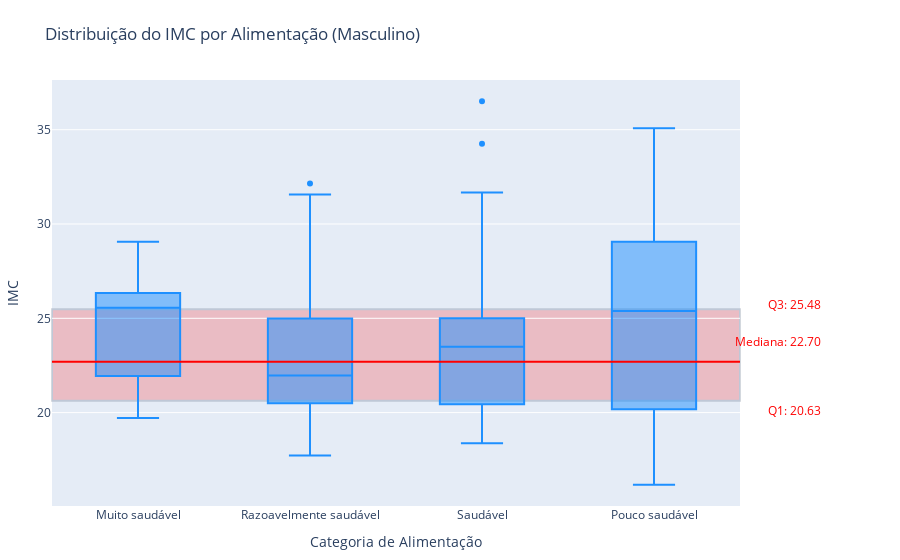
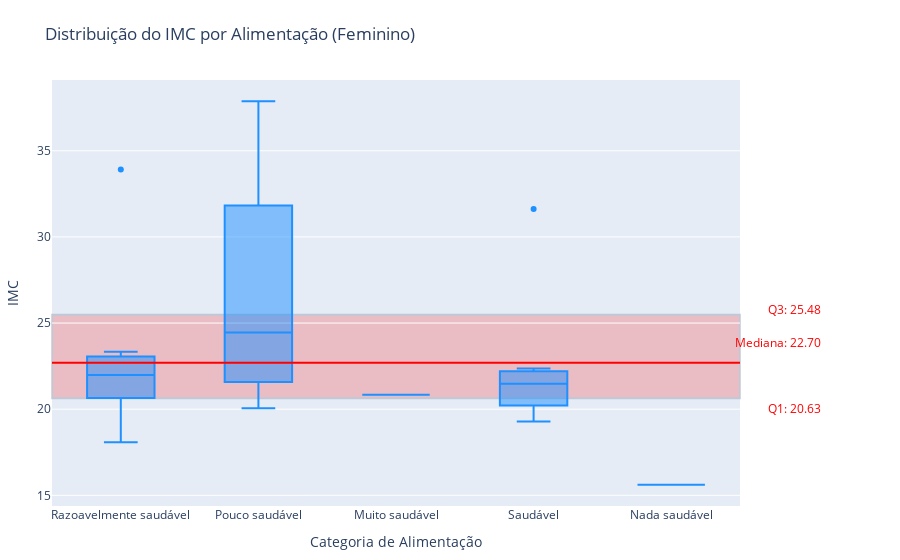

These figures' notebook cell, in order:
### Markdown cell above
## Boxplot:
##Utilizamos o Plotly Express (px.box) para criar um boxplot em que o eixo x representa as categorias de “Alimentação” e o y mostra os valores de IMC. Assim, é possível comparar visualmente a dispersão do IMC em cada grupo.

## Índice de Saudabilidade:
##Como a variável “Alimentação” é qualitativa, criamos um mapeamento para convertê-la em uma variável numérica. Quanto melhor a alimentação, maior o índice atribuído (por exemplo, “Muito saudável” → 4).

## Gráfico de Dispersão:
##Com o px.scatter relacionamos a variável contínua “Indice_saudabilidade” com o IMC. Assim, é possível verificar se existe alguma tendência, por exemplo, se um índice mais alto (alimentação melhor) está associado a um IMC menor ou maior.

### Code cell
# --- 0. Preparação dos dados ---
dados_binned = dados.copy()
dados_binned['IMC'] = dados_binned['Peso'] / ((dados_binned['Altura'] / 100) ** 2)

# Quartis globais de IMC
q1     = dados_binned['IMC'].quantile(0.25)
median = dados_binned['IMC'].quantile(0.5)
q3     = dados_binned['IMC'].quantile(0.75)

# --- 1. Loop por Sexo ---
for sexo_cat in ['Masculino', 'Feminino']:
    df_sex = dados_binned[dados_binned['Sexo'] == sexo_cat]

    # 2. Boxplot
    fig = px.box(
        df_sex,
        x="Alimentação",
        y="IMC",
        title=f"Distribuição do IMC por Alimentação ({sexo_cat})",
        labels={"Alimentação": "Categoria de Alimentação", "IMC": "IMC"},
        color_discrete_sequence=["dodgerblue"]
    )

    # 3. Retângulo Q1–Q3 e linha da mediana
    fig.add_shape(
        type="rect",
        xref="paper", yref="y",
        x0=0,   x1=1,
        y0=q1,  y1=q3,
        fillcolor="red",
        opacity=0.2,
        layer="below"
    )
    fig.add_shape(
        type="line",
        xref="paper", yref="y",
        x0=0,   x1=1,
        y0=median, y1=median,
        line=dict(color="red", width=2)
    )

    # 4. Anotações dos quartis — mais afastadas para legibilidade
    right_x = 1.12  # deslocamento maior
    fig.add_annotation(
        x=right_x, y=q1,
        xref="paper", yref="y",
        text=f"Q1: {q1:.2f}",
        showarrow=False,
        font=dict(color="red", size=12),
        yshift=-10
    )
    fig.add_annotation(
        x=right_x, y=median,
        xref="paper", yref="y",
        text=f"Mediana: {median:.2f}",
        showarrow=False,
        font=dict(color="red", size=12),
        yshift=20
    )
    fig.add_annotation(
        x=right_x, y=q3,
        xref="paper", yref="y",
        text=f"Q3: {q3:.2f}",
        showarrow=False,
        font=dict(color="red", size=12),
        yshift=5
    )

    # 5. Layout: margem maior para anotações + fixa ticks no eixo y
    fig.update_layout(
        margin=dict(l=40, r=160, t=80, b=40),
        xaxis_title="Categoria de Alimentação",
        yaxis_title="IMC",
        yaxis=dict(fixedrange=True)  # impede zoom que altere eixo
    )

    fig.show()

### Figure 1 — Plotly figure (JSON) as saved in the notebook; plotly's stock layout.template omitted (floating-point values rounded to 4 significant figures)
{"data": [{"alignmentgroup": "True", "hovertemplate": "Categoria de Alimentação=%{x}<br>IMC=%{y}<extra></extra>", "legendgroup": "", "marker": {"color": "dodgerblue"}, "name": "", "notched": false, "offsetgroup": "", "orientation": "v", "showlegend": false, "type": "box", "x": ["Muito saudável", "Razoavelmente saudável", "Razoavelmente saudável", "Saudável", "Pouco saudável", "Saudável", "Pouco saudável", "Muito saudável", "Razoavelmente saudável", "Saudável", "Muito saudável", "Saudável", "Razoavelmente saudável", "Saudável", "Saudável", "Razoavelmente saudável", "Pouco saudável", "Saudável", "Saudável", "Razoavelmente saudável", "Saudável", "Muito saudável", "Saudável", "Saudável", "Razoavelmente saudável", "Saudável", "Razoavelmente saudável", "Pouco saudável", "Razoavelmente saudável", "Pouco saudável", "Saudável", "Pouco saudável", "Razoavelmente saudável", "Muito saudável", "Razoavelmente saudável", "Razoavelmente saudável", "Muito saudável", "Saudável", "Razoavelmente saudável", "Razoavelmente saudável", "Razoavelmente saudável", "Saudável", "Saudável", "Pouco saudável", "Razoavelmente saudável", "Saudável", "Saudável", "Razoavelmente saudável", "Razoavelmente saudável", "Saudável", "Saudável", "Saudável", "Razoavelmente saudável", "Muito saudável", "Saudável", "Saudável", "Razoavelmente saudável", "Razoavelmente saudável", "Saudável", "Razoavelmente saudável", "Razoavelmente saudável", "Saudável", "Razoavelmente saudável", "Razoavelmente saudável", "Razoavelmente saudável", "Saudável", "Razoavelmente saudável", "Razoavelmente saudável", "Pouco saudável", "Saudável", "Saudável", "Saudável", "Saudável", "Saudável", "Saudável", "Razoavelmente saudável", "Pouco saudável", "Razoavelmente saudável", "Razoavelmente saudável", "Saudável", "Saudável", "Saudável", "Razoavelmente saudável", "Saudável", "Saudável", "Saudável", "Pouco saudável", "Razoavelmente saudável", "Razoavelmente saudável", "Razoavelmente saudável", "Saudável", "Saudável", "Pouco saudável"], "x0": " ", "xaxis": "x", "y": [29.06, 21.3, 31.56, 20.23, 29.63, 22.72, 27.34, 21.91, 26.42, 23.82, 26.57, 24.96, 20.76, 24.22, 24.91, 32.15, 29.94, 23.53, 28.73, 21.05, 23.1, 25.56, 31.07, 24.9, 30.49, 24.82, 22.1, 19.54, 20.45, 22.09, 27.68, 25.39, 24.72, 25.66, 20.23, 18.59, 19.71, 31.44, 21.43, 25.39, 25.25, 21.09, 18.56, 23.15, 18.38, 19.82, 20.15, 17.96, 21.05, 24.22, 34.26, 25.54, 22.68, 22.04, 20.86, 18.83, 21.97, 24.54, 20.66, 21.05, 30.69, 25.03, 17.72, 25.01, 21.8, 24.68, 24.39, 22.86, 17.1, 18.59, 31.67, 20.69, 18.38, 23.46, 20.16, 24.9, 35.08, 19.03, 20.62, 19.38, 21.3, 21.45, 25.69, 21.55, 20.06, 24.39, 16.18, 18.91, 22.95, 17.84, 25.34, 36.51, 25.51], "y0": " ", "yaxis": "y"}], "layout": {"annotations": [{"font": {"color": "red", "size": 12}, "showarrow": false, "text": "Q1: 20.63", "x": 1.12, "xref": "paper", "y": 20.63, "yref": "y", "yshift": -10}, {"font": {"color": "red", "size": 12}, "showarrow": false, "text": "Mediana: 22.70", "x": 1.12, "xref": "paper", "y": 22.7, "yref": "y", "yshift": 20}, {"font": {"color": "red", "size": 12}, "showarrow": false, "text": "Q3: 25.48", "x": 1.12, "xref": "paper", "y": 25.48, "yref": "y", "yshift": 5}], "autosize": true, "boxmode": "group", "legend": {"tracegroupgap": 0}, "margin": {"b": 40, "l": 40, "r": 160, "t": 80}, "shapes": [{"fillcolor": "red", "layer": "below", "opacity": 0.2, "type": "rect", "x0": 0, "x1": 1, "xref": "paper", "y0": 20.63, "y1": 25.48, "yref": "y"}, {"line": {"color": "red", "width": 2}, "type": "line", "x0": 0, "x1": 1, "xref": "paper", "y0": 22.7, "y1": 22.7, "yref": "y"}], "title": {"text": "Distribuição do IMC por Alimentação (Masculino)"}, "xaxis": {"anchor": "y", "autorange": true, "domain": [0, 1], "range": [-0.5, 3.5], "title": {"text": "Categoria de Alimentação"}, "type": "category"}, "yaxis": {"anchor": "x", "autorange": true, "domain": [0, 1], "fixedrange": true, "range": [15.05, 37.64], "title": {"text": "IMC"}, "type": "linear"}}}

### Figure 2 — Plotly figure (JSON) as saved in the notebook; plotly's stock layout.template omitted (floating-point values rounded to 4 significant figures)
{"data": [{"alignmentgroup": "True", "hovertemplate": "Categoria de Alimentação=%{x}<br>IMC=%{y}<extra></extra>", "legendgroup": "", "marker": {"color": "dodgerblue"}, "name": "", "notched": false, "offsetgroup": "", "orientation": "v", "showlegend": false, "type": "box", "x": ["Razoavelmente saudável", "Pouco saudável", "Muito saudável", "Pouco saudável", "Saudável", "Razoavelmente saudável", "Saudável", "Saudável", "Saudável", "Saudável", "Razoavelmente saudável", "Razoavelmente saudável", "Razoavelmente saudável", "Pouco saudável", "Saudável", "Razoavelmente saudável", "Saudável", "Saudável", "Razoavelmente saudável", "Pouco saudável", "Nada saudável"], "x0": " ", "xaxis": "x", "y": [33.91, 37.87, 20.83, 20.05, 22.04, 21.08, 19.72, 31.62, 22.37, 21.51, 20.5, 23.34, 21.99, 23.12, 21.45, 22.21, 19.28, 20.7, 18.08, 25.78, 15.62], "y0": " ", "yaxis": "y"}], "layout": {"annotations": [{"font": {"color": "red", "size": 12}, "showarrow": false, "text": "Q1: 20.63", "x": 1.12, "xref": "paper", "y": 20.63, "yref": "y", "yshift": -10}, {"font": {"color": "red", "size": 12}, "showarrow": false, "text": "Mediana: 22.70", "x": 1.12, "xref": "paper", "y": 22.7, "yref": "y", "yshift": 20}, {"font": {"color": "red", "size": 12}, "showarrow": false, "text": "Q3: 25.48", "x": 1.12, "xref": "paper", "y": 25.48, "yref": "y", "yshift": 5}], "autosize": true, "boxmode": "group", "legend": {"tracegroupgap": 0}, "margin": {"b": 40, "l": 40, "r": 160, "t": 80}, "shapes": [{"fillcolor": "red", "layer": "below", "opacity": 0.2, "type": "rect", "x0": 0, "x1": 1, "xref": "paper", "y0": 20.63, "y1": 25.48, "yref": "y"}, {"line": {"color": "red", "width": 2}, "type": "line", "x0": 0, "x1": 1, "xref": "paper", "y0": 22.7, "y1": 22.7, "yref": "y"}], "title": {"text": "Distribuição do IMC por Alimentação (Feminino)"}, "xaxis": {"anchor": "y", "autorange": true, "domain": [0, 1], "range": [-0.5, 4.5], "title": {"text": "Categoria de Alimentação"}, "type": "category"}, "yaxis": {"anchor": "x", "autorange": true, "domain": [0, 1], "fixedrange": true, "range": [14.38, 39.11], "title": {"text": "IMC"}, "type": "linear"}}}
